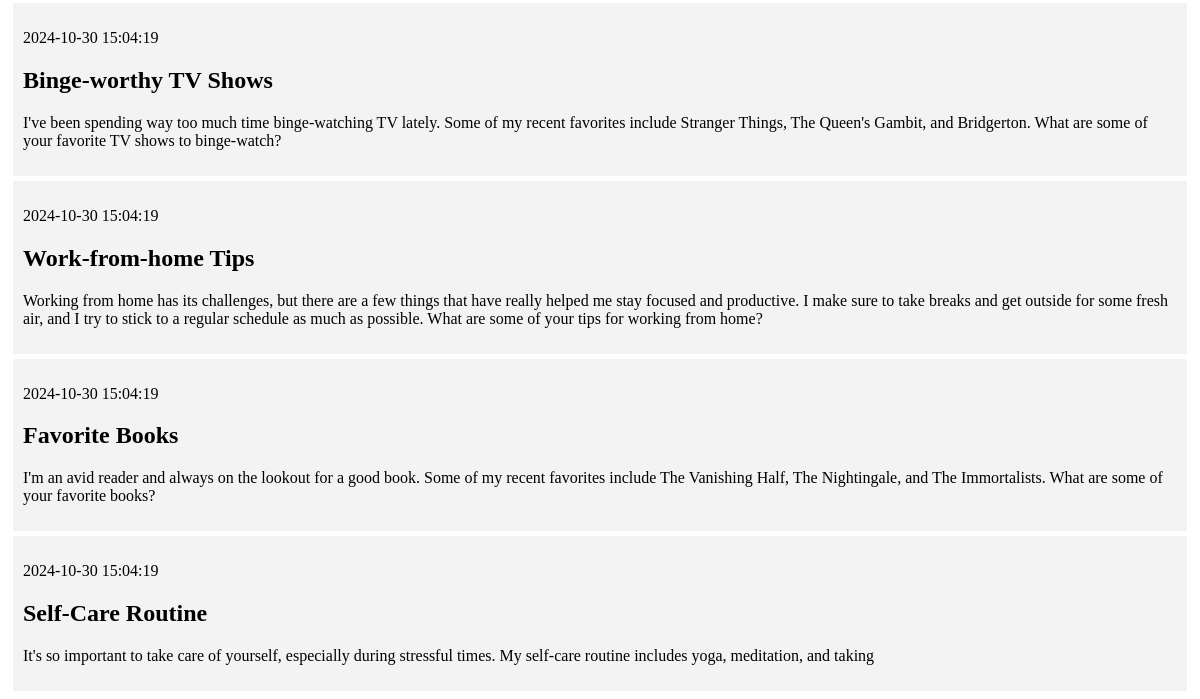
Before: / (lower part) with the older database file.
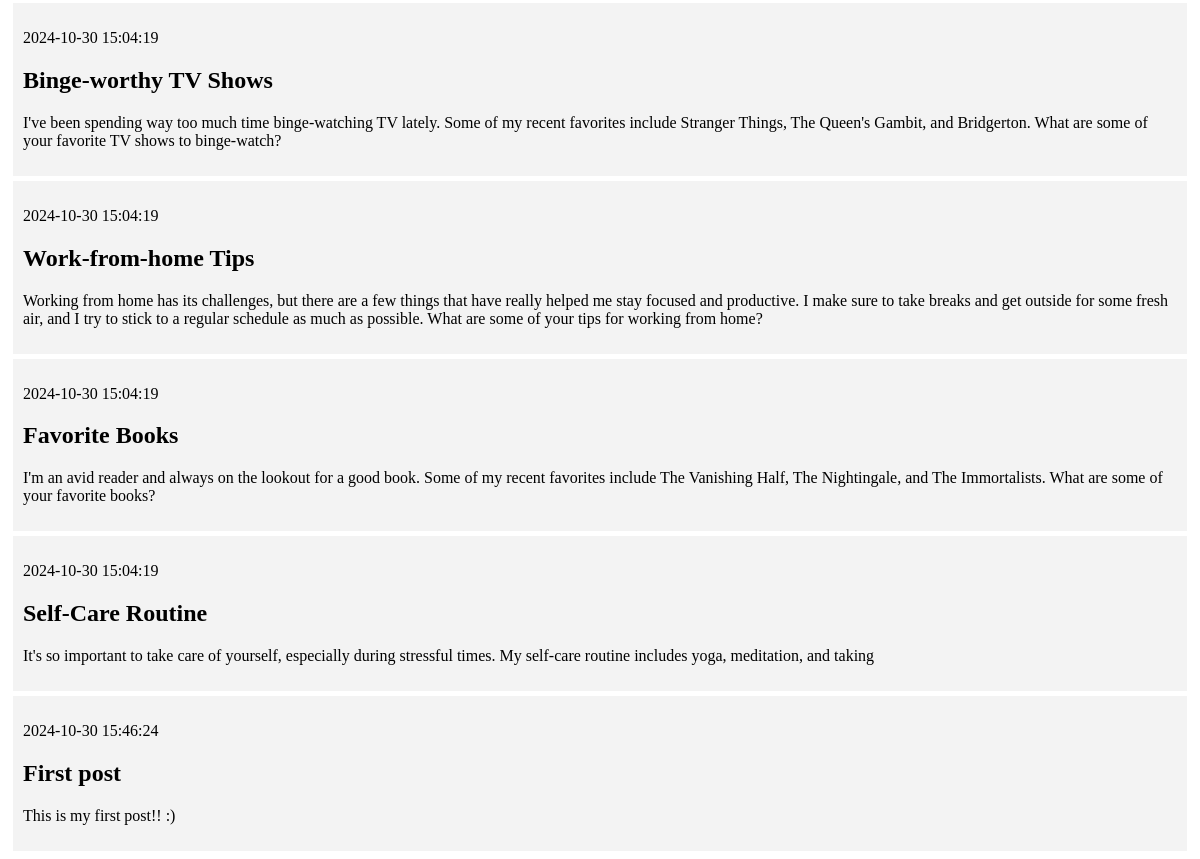
After: the same page with the newer database file.
### tables this page shows
CREATE TABLE posts (
    id INTEGER PRIMARY KEY AUTOINCREMENT,
    created TIMESTAMP NOT NULL DEFAULT CURRENT_TIMESTAMP,
    title TEXT NOT NULL,
    content TEXT NOT NULL
);

### app.py (the view)
@app.route('/')
def index():
    conn = get_db_connection()
    posts = conn.execute("SELECT * FROM posts").fetchall()
    conn.close()
    return render_template("index.html", posts=posts)

### app.py (called while the page is built)
def get_db_connection():
    conn = sqlite3.connect('database.db')
    conn.row_factory = sqlite3.Row
    return conn

### templates/index.html (shortened to what this page needs)
{% extends 'base.html' %}
{% block content %}
    {% for post in posts %}
        <div class='post'>
            <p>{{ post['created'] }}</p>
            <h2>{{ post['title'] }}</h2>
            <p>{{ post['content'] }}</p>
        </div>
    {% endfor %}
{% endblock %}

### templates/base.html (shortened to what this page needs)
<!DOCTYPE html>
<html lang="en">
<head>
</head>
<body>
    <div class="content">
        {% block content %} {% endblock %}
    </div>
</body>
</html>

### templates/base.html (style rules this page uses)
.post { padding: 10px; margin: 5px; background-color: #f3f3f3 }

Changed rows visible on the page:
added posts: created "2024-10-30 15:46:24", title "First post", content "This is my first post!! :)"
